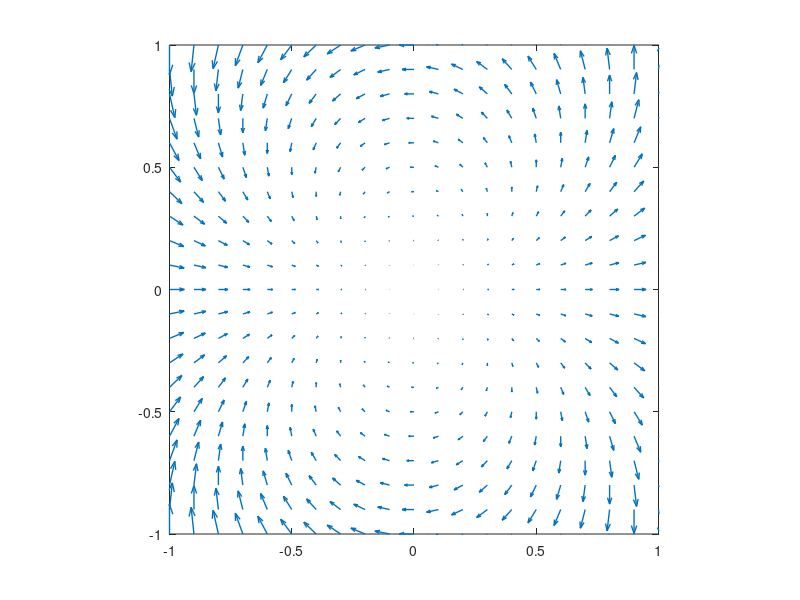

The MATLAB script that drew this image:
[x,y] = meshgrid(-1:0.1:1,-1:0.1:1);

lamda = 2;
Px = 0;
Py = 1;
% c = (x.^2 + y.^2)^.5;
% u = ((lamda-1)*Px*(x.^2)) + (lamda*Py*x.*y) - (Px*(y.^2)) ;
% v = ((lamda-1)*Py*(y.^2)) + (lamda*Px*x.*y) - (Py*(x.^2)) ;

u = x.^2 - y.^2;
v = 2.*x.*y;

% u = -y.^2;
% v = x.*y;

% u = x;
% v = y;

figure
quiver(x,y,u,v,'LineWidth',1)

startx = -1:0.1:1;
starty = ones(size(startx));
% streamline(x,y,u,v,startx,starty)
axis equal
axis([-1 1 -1 1])
